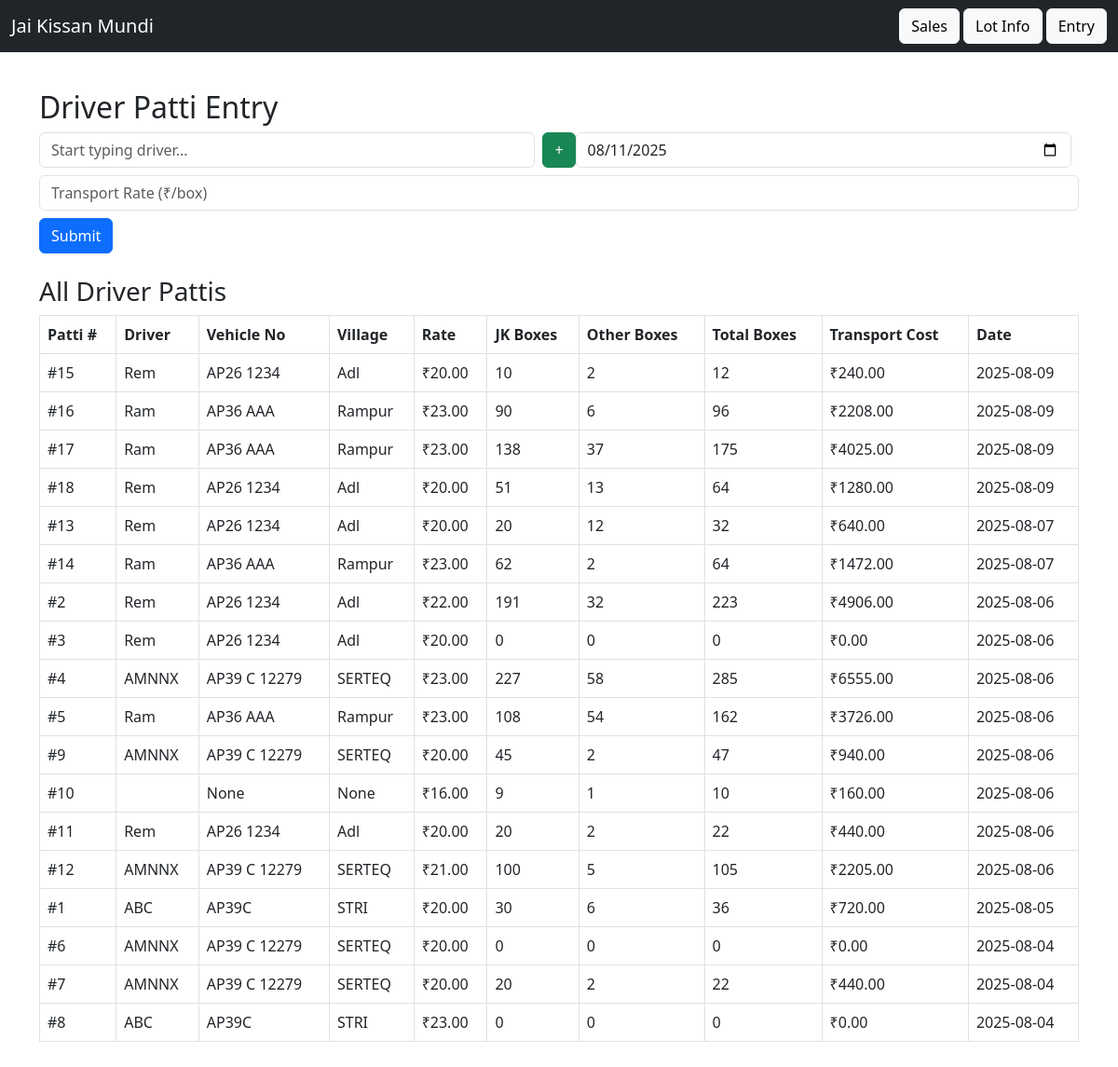
The page /driver_patti on the database its author committed.
### app/models.py (models this page shows)
class DriverPatti(db.Model):
    id = db.Column(db.Integer, primary_key=True)
    driver_id = db.Column(db.Integer, db.ForeignKey('driver.id'))
    transport_rate = db.Column(db.Float)
    date = db.Column(db.String)

### app/routes.py (the view, shortened to what this page needs)
@main.route('/driver_patti', methods=['GET', 'POST'])
def driver_patti():
    conn = get_db_connection()
    rows = conn.execute("""
        SELECT
            dp.id AS patti_id,
            d.name AS driver_name,
            d.vehicle_number,
            d.village,
            dp.transport_rate,
            dp.date,
            IFNULL(SUM(l.jk_boxes), 0) AS jk_boxes,
            IFNULL(SUM(l.other_boxes), 0) AS other_boxes,
            IFNULL(SUM(l.jk_boxes + l.other_boxes), 0) AS total_boxes,
            ROUND(IFNULL(SUM(l.jk_boxes + l.other_boxes), 0) * dp.transport_rate, 2) AS cost
        FROM driver_patti dp
        JOIN driver d ON dp.driver_id = d.id
        LEFT JOIN lot_info l ON dp.id = l.driver_patti_id
        GROUP BY dp.id
        ORDER BY dp.date DESC
    """).fetchall()
    drivers = conn.execute("SELECT * FROM driver ORDER BY name").fetchall()
    conn.close()
    today = date.today().isoformat()
    return render_template('driver_patti.html', pattis=rows, drivers=drivers, today=today)

### app/routes.py (called while the page is built)
def get_db_connection():
    conn = sqlite3.connect(DB_PATH)
    conn.row_factory = sqlite3.Row  # Allows accessing columns by name
    return conn

### app/templates/driver_patti.html (shortened to what this page needs)
{% extends 'base.html' %}
{% block content %}
<h2>Driver Patti Entry</h2>
<form method="post" class="mb-4">
<div class="mb-2 d-flex align-items-center">
  <input id="driver_search" class="form-control me-2" placeholder="Start typing driver..." required />
   <button type="button" class="btn btn-success" data-bs-toggle="modal" data-bs-target="#addDriverModal">+</button>
  <input type="date" name="date" id="patti_date" class="form-control me-2" required value="{{ today }}">
</div>
  <input type="number" step="0.01" name="transport_rate" placeholder="Transport Rate (₹/box)" class="form-control mb-2" required>
  <button type="submit" class="btn btn-primary">Submit</button>
</form>
<h3>All Driver Pattis</h3>
<table class="table table-bordered" id="pattisTable">
  <thead>
    <tr>
      <th>Patti #</th>
      <th>Driver</th>
      <th>Vehicle No</th>
      <th>Village</th>
      <th>Rate</th>
      <th>JK Boxes</th>
      <th>Other Boxes</th>
      <th>Total Boxes</th>
      <th>Transport Cost</th>
      <th>Date</th>
    </tr>
  </thead>
  <tbody>
    {% for p in pattis %}
    <tr>
      <td>#{{ p['patti_id'] }}</td>
      <td>{{ p['driver_name'] }}</td>
      <td>{{ p['vehicle_number'] }}</td>
      <td>{{ p['village'] }}</td>
      <td>₹{{ "%.2f"|format(p['transport_rate']) }}</td>
      <td>{{ p['jk_boxes'] }}</td>
      <td>{{ p['other_boxes'] }}</td>
      <td>{{ p['total_boxes'] }}</td>
      <td>₹{{ "%.2f"|format(p['cost']) }}</td>
      <td>{{ p['date'] }}</td>
    </tr>
    {% endfor %}
  </tbody>
</table>
{% endblock %}

### app/templates/base.html (shortened to what this page needs)
<!doctype html>
<html lang="en">
  <head>
<link rel="stylesheet" href="{{ url_for('static', filename='mobile.css') }}">
    <link href="https://cdn.jsdelivr.net/npm/bootstrap@5.3.0/dist/css/bootstrap.min.css" rel="stylesheet">
<link rel="stylesheet" href="https://cdnjs.cloudflare.com/ajax/libs/awesomplete/1.1.5/awesomplete.min.css" />
  </head>
  <body>
    <nav class="navbar navbar-dark bg-dark mb-4">
      <div class="container-fluid">
        <a class="navbar-brand" href="/">Jai Kissan Mundi</a>
        <div>
          <a class="btn btn-light" href="/sales">Sales</a>
          <a class="btn btn-light" href="/lots">Lot Info</a>
          <a class="btn btn-light" href="/entry">Entry</a>
        </div>
      </div>
    </nav>
    <div class="container">
      {% block content %}{% endblock %}
    </div>
  </body>
</html>

### app/static/mobile.css (style rules this page uses)
:root { --space-1: .5rem; --space-2: .75rem; --space-3: 1rem; --radius: 12px; --brand: #0f766e; }
html, body { height: 100%; }
body { margin: 0; font-family: system-ui, -apple-system, Segoe UI, Roboto, Arial, sans-serif; font-size: 16px; line-height: 1.35; background: #fafafa; color: #111; }
.container { max-width: 960px; margin: 0 auto; padding: var(--space-3); }
input, select, textarea { width: 100%; padding: .8rem .9rem; border: 1px solid #e5e7eb; border-radius: 10px; background: #fff; font-size: 16px; }
.btn { display: inline-flex; align-items: center; justify-content: center; gap: .5rem; padding: .9rem 1rem; border: 0; border-radius: 999px; background: var(--brand); color: #fff; font-weight: 600; text-decoration: none; cursor: pointer; }
table { width: 100%; border-collapse: collapse; }
th, td { padding: .7rem; border-bottom: 1px dashed #ddd; text-align: left; }

### rows shown on the page
DriverPatti: patti_id "15", driver_name "Rem", vehicle_number "AP26 1234", village "Adl", transport_rate "20.00", jk_boxes "10", other_boxes "2", total_boxes "12", cost "240.00", date "2025-08-09"
DriverPatti: patti_id "16", driver_name "Ram", vehicle_number "AP36 AAA", village "Rampur", transport_rate "23.00", jk_boxes "90", other_boxes "6", total_boxes "96", cost "2208.00", date "2025-08-09"
DriverPatti: patti_id "17", driver_name "Ram", vehicle_number "AP36 AAA", village "Rampur", transport_rate "23.00", jk_boxes "138", other_boxes "37", total_boxes "175", cost "4025.00", date "2025-08-09"
DriverPatti: patti_id "18", driver_name "Rem", vehicle_number "AP26 1234", village "Adl", transport_rate "20.00", jk_boxes "51", other_boxes "13", total_boxes "64", cost "1280.00", date "2025-08-09"
DriverPatti: patti_id "13", driver_name "Rem", vehicle_number "AP26 1234", village "Adl", transport_rate "20.00", jk_boxes "20", other_boxes "12", total_boxes "32", cost "640.00", date "2025-08-07"
DriverPatti: patti_id "14", driver_name "Ram", vehicle_number "AP36 AAA", village "Rampur", transport_rate "23.00", jk_boxes "62", other_boxes "2", total_boxes "64", cost "1472.00", date "2025-08-07"
DriverPatti: patti_id "2", driver_name "Rem", vehicle_number "AP26 1234", village "Adl", transport_rate "22.00", jk_boxes "191", other_boxes "32", total_boxes "223", cost "4906.00", date "2025-08-06"
DriverPatti: patti_id "3", driver_name "Rem", vehicle_number "AP26 1234", village "Adl", transport_rate "20.00", jk_boxes "0", other_boxes "0", total_boxes "0", cost "0.00", date "2025-08-06"
DriverPatti: patti_id "4", driver_name "AMNNX", vehicle_number "AP39 C 12279", village "SERTEQ", transport_rate "23.00", jk_boxes "227", other_boxes "58", total_boxes "285", cost "6555.00", date "2025-08-06"
DriverPatti: patti_id "5", driver_name "Ram", vehicle_number "AP36 AAA", village "Rampur", transport_rate "23.00", jk_boxes "108", other_boxes "54", total_boxes "162", cost "3726.00", date "2025-08-06"
DriverPatti: patti_id "9", driver_name "AMNNX", vehicle_number "AP39 C 12279", village "SERTEQ", transport_rate "20.00", jk_boxes "45", other_boxes "2", total_boxes "47", cost "940.00", date "2025-08-06"
DriverPatti: patti_id "10", vehicle_number "None", village "None", transport_rate "16.00", jk_boxes "9", other_boxes "1", total_boxes "10", cost "160.00", date "2025-08-06"
DriverPatti: patti_id "11", driver_name "Rem", vehicle_number "AP26 1234", village "Adl", transport_rate "20.00", jk_boxes "20", other_boxes "2", total_boxes "22", cost "440.00", date "2025-08-06"
DriverPatti: patti_id "12", driver_name "AMNNX", vehicle_number "AP39 C 12279", village "SERTEQ", transport_rate "21.00", jk_boxes "100", other_boxes "5", total_boxes "105", cost "2205.00", date "2025-08-06"
DriverPatti: patti_id "1", driver_name "ABC", vehicle_number "AP39C", village "STRI", transport_rate "20.00", jk_boxes "30", other_boxes "6", total_boxes "36", cost "720.00", date "2025-08-05"
DriverPatti: patti_id "6", driver_name "AMNNX", vehicle_number "AP39 C 12279", village "SERTEQ", transport_rate "20.00", jk_boxes "0", other_boxes "0", total_boxes "0", cost "0.00", date "2025-08-04"
DriverPatti: patti_id "7", driver_name "AMNNX", vehicle_number "AP39 C 12279", village "SERTEQ", transport_rate "20.00", jk_boxes "20", other_boxes "2", total_boxes "22", cost "440.00", date "2025-08-04"
DriverPatti: patti_id "8", driver_name "ABC", vehicle_number "AP39C", village "STRI", transport_rate "23.00", jk_boxes "0", other_boxes "0", total_boxes "0", cost "0.00", date "2025-08-04"
